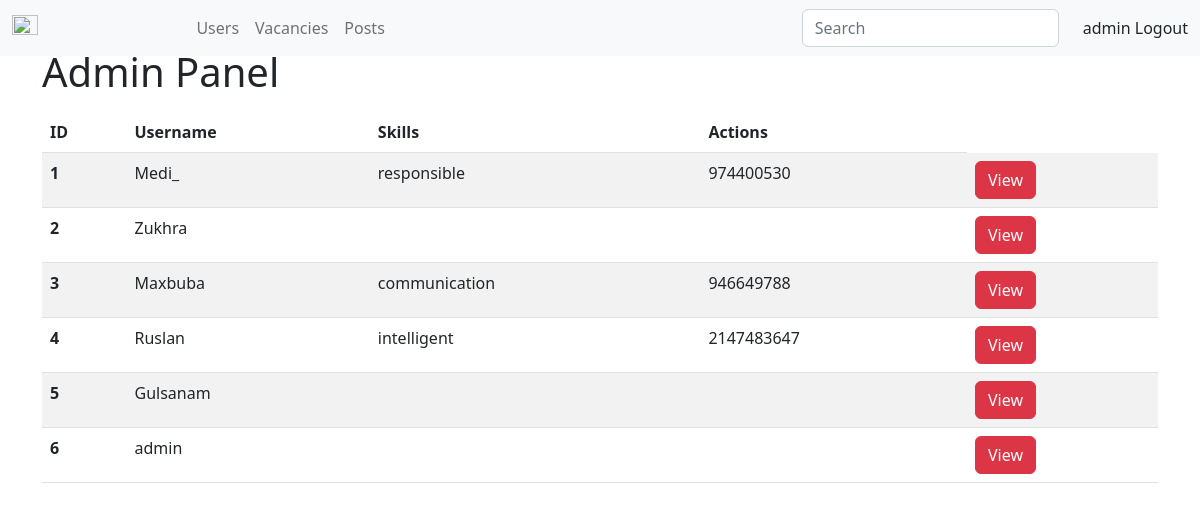
Page /admin.php (signed in) on the committed database.
### tables this page shows
CREATE TABLE `cv_info` (
  `id` int(11) NOT NULL,
  `name` varchar(150) NOT NULL,
  `address` varchar(200) DEFAULT NULL,
  `phone` int(11) DEFAULT NULL,
  `email` varchar(50) NOT NULL,
  `birthday` date NOT NULL,
  `gender` varchar(10) NOT NULL,
  `language` varchar(50) DEFAULT NULL,
  `skill` varchar(500) DEFAULT NULL,
  `companyname` varchar(100) NOT NULL,
  `cposition` varchar(100) DEFAULT NULL,
  `cstartdate` date DEFAULT NULL,
  `cenddate` date DEFAULT NULL,
  `collegename` varchar(100) NOT NULL,
  `schoolname` varchar(100) NOT NULL,
  `volunteering` varchar(500) DEFAULT NULL,
  `training` varchar(500) DEFAULT NULL,
  `image` varchar(500) NOT NULL,
  `username` varchar(20) NOT NULL
);

### admin.php (the view, shortened to what this page needs)
<?php
global $con;
$search = isset($_GET['search']) ? mysqli_real_escape_string($con, $_GET['search']) : '';
$query = $search ? "SELECT * FROM cv_info WHERE name LIKE '%$search%' OR skill LIKE '%$search%'" : "SELECT * FROM cv_info";
$result = mysqli_query($con, $query);
include "header.php";
include "navbar_admin.php";
?>
<div class="container mt-5">
    <h1>Admin Panel</h1>
    <?php if (mysqli_num_rows($result) > 0): ?>
        <table class="table table-striped mt-3">
            <thead>
            <tr>
                <th scope="col">ID</th>
                <th scope="col">Username</th>
                <th scope="col">Skills</th>
                <th scope="col">Actions</th>
            </tr>
            </thead>
            <tbody>
            <?php while ($row = mysqli_fetch_assoc($result)): ?>
                <tr>
                    <th scope="row"><?php echo $row['id']; ?></th>
                    <td><?php echo $row['username']; ?></td>
                    <td><?php echo $row['skill']; ?></td>
                    <td><?php echo $row['phone']; ?></td>
                    <td>
                        <a href="view_cv.php?id=<?php echo $row['id']; ?>" target="_blank" class="btn btn-danger">View</a>
                    </td>
                </tr>
            <?php endwhile; ?>
            </tbody>
        </table>
    <?php else: ?>
        <p>No CV entries found.</p>
    <?php endif; ?>
</div>
<?php
include "footer.php";
?>

### header.php (shortened to what this page needs)
<!DOCTYPE html>
<html>
<head>
    <link href="https://cdn.jsdelivr.net/npm/bootstrap@5.2.3/dist/css/bootstrap.min.css" rel="stylesheet">
</head>
<body>

### navbar_admin.php (shortened to what this page needs)
<nav class="navbar navbar-expand-sm navbar-light bg-light fixed-top">
    <div class="container-fluid">
        <img src="Image/logo.png" id="avatar" class="img-fluid" style='width: 15%; height: 15%;'>
        <div class="collapse navbar-collapse" id="collapsibleNavbar">
            <ul class="navbar-nav me-auto mb-2 mb-lg-0">
                <li class="nav-item">
                    <a class="nav-link" href="admin.php">Users</a>
                </li>
                <li class="nav-item">
                    <a class="nav-link" href="posting.php">Vacancies</a>
                </li>
                <li class="nav-item">
                    <a class="nav-link" href="index_In.php">Posts</a>
                </li>
            </ul>
            <form class="d-flex me-4" method="GET" action="admin.php">
                <input class="form-control" type="search" name="search" placeholder="Search" aria-label="Search">
            </form>
            <div class="ml-auto">
                <a id="log_option" href="Login_dbo.php?logout='1'" class="nav-link">
                    <?php if(isset($_SESSION['username'])) echo $_SESSION['username']." "?>Logout
                </a>
            </div>
        </div>
    </div>
</nav>

### footer.php (shortened to what this page needs)
</body>
</html>

### rows in the picture
cv_info: id "1", username "Medi_", skill "responsible", phone "974400530"
cv_info: id "2", username "Zukhra"
cv_info: id "3", username "Maxbuba", skill "communication", phone "946649788"
cv_info: id "4", username "Ruslan", skill "intelligent", phone "2147483647"
cv_info: id "5", username "Gulsanam"
cv_info: id "6", username "admin"

### other values in the picture
$_SESSION['username'] "admin"
